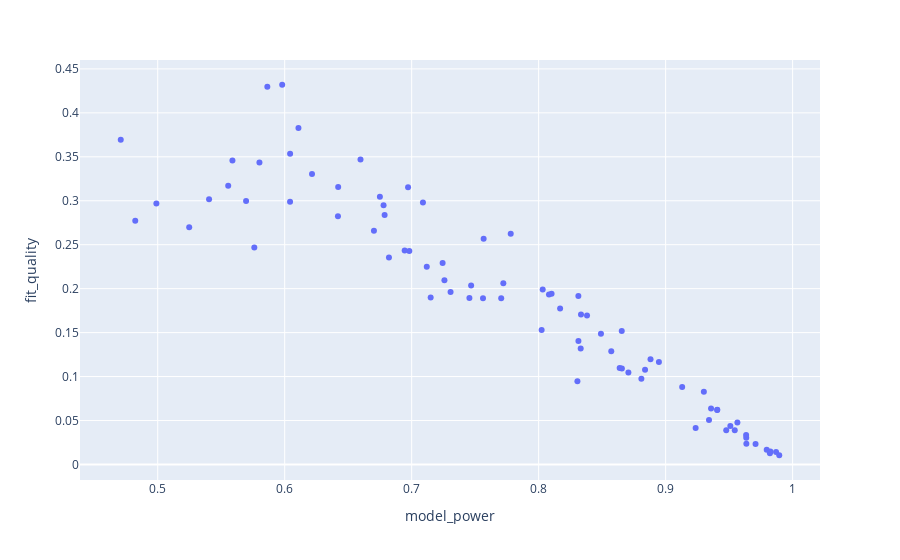

Notebook cell for this chart:
### Code cell
save_path = 'C:/Users/marcusdeckert/Box/marcusdeckert/Presentation Work/CARFAX Academy/Lesson 7 stuff/round1_gs.html'
base_score = data1_train['incloss_col'].sum()/data1_train['ee_col'].sum()

tweedie_p_list = [1.4,1.5,1.6]
bmf_list = [.05,.10,.20]
max_depth_list = [6,8,10]
num_round_list = [50,75,100]

cv_sub('incloss_col','pred_loss','ee_col', drop_cols, save_path)

### Figure 1 — Plotly figure (JSON) as saved in the notebook; plotly's stock layout.template omitted (floating-point values rounded to 4 significant figures; data arrays with more than 128 entries replaced by an {"elided": "..."} marker saying what was removed)
{"data": [{"customdata": {"elided": "81x4 float values"}, "hovertemplate": "model_power=%{x}<br>fit_quality=%{y}<br>tweedie_p=%{customdata[0]}<br>bmf=%{customdata[1]}<br>max_depth=%{customdata[2]}<br>num_round=%{customdata[3]}<extra></extra>", "legendgroup": "", "marker": {"color": "#636efa", "symbol": "circle"}, "mode": "markers", "name": "", "orientation": "v", "showlegend": false, "type": "scatter", "x": [0.4709, 0.5248, 0.5696, 0.5555, 0.6215, 0.6779, 0.675, 0.7567, 0.8102, 0.5801, 0.6421, 0.6821, 0.6981, 0.7705, 0.8305, 0.8169, 0.8947, 0.9358, 0.7089, 0.778, 0.8313, 0.8572, 0.9236, 0.9509, 0.9406, 0.9708, 0.9821, 0.4823, 0.5404, 0.5863, 0.5761, 0.6419, 0.6972, 0.6945, 0.7722, 0.8334, 0.598, 0.6597, 0.7119, 0.715, 0.8081, 0.8655, 0.8381, 0.913, 0.9477, 0.7306, 0.8023, 0.8491, 0.8654, 0.9301, 0.9565, 0.9544, 0.9796, 0.987, 0.499, 0.5588, 0.6042, 0.6043, 0.6787, 0.7455, 0.7244, 0.8032, 0.8638, 0.6108, 0.6703, 0.7258, 0.7468, 0.8313, 0.8838, 0.8707, 0.9341, 0.9636, 0.7562, 0.8331, 0.8809, 0.8881, 0.9406, 0.9635, 0.9634, 0.9825, 0.9895], "xaxis": "x", "y": [0.3695, 0.2697, 0.2996, 0.3172, 0.3305, 0.2948, 0.3046, 0.2569, 0.1942, 0.3434, 0.3157, 0.2356, 0.2428, 0.189, 0.09466, 0.1775, 0.1166, 0.06372, 0.2979, 0.2626, 0.1917, 0.1287, 0.0414, 0.04383, 0.06189, 0.02331, 0.01263, 0.2773, 0.3017, 0.4298, 0.2468, 0.2824, 0.3154, 0.2433, 0.206, 0.1706, 0.432, 0.3468, 0.225, 0.19, 0.1933, 0.1092, 0.1696, 0.08807, 0.03895, 0.1961, 0.1531, 0.1487, 0.1519, 0.08267, 0.04757, 0.03896, 0.0166, 0.01401, 0.2969, 0.3458, 0.2989, 0.3534, 0.2839, 0.1893, 0.2291, 0.1992, 0.1097, 0.3827, 0.2659, 0.2096, 0.2034, 0.1406, 0.1078, 0.1045, 0.05066, 0.02359, 0.189, 0.132, 0.0976, 0.1196, 0.06217, 0.03033, 0.03344, 0.0146, 0.01045], "yaxis": "y"}], "layout": {"legend": {"tracegroupgap": 0}, "margin": {"t": 60}, "xaxis": {"anchor": "y", "domain": [0, 1], "title": {"text": "model_power"}}, "yaxis": {"anchor": "x", "domain": [0, 1], "title": {"text": "fit_quality"}}}}
